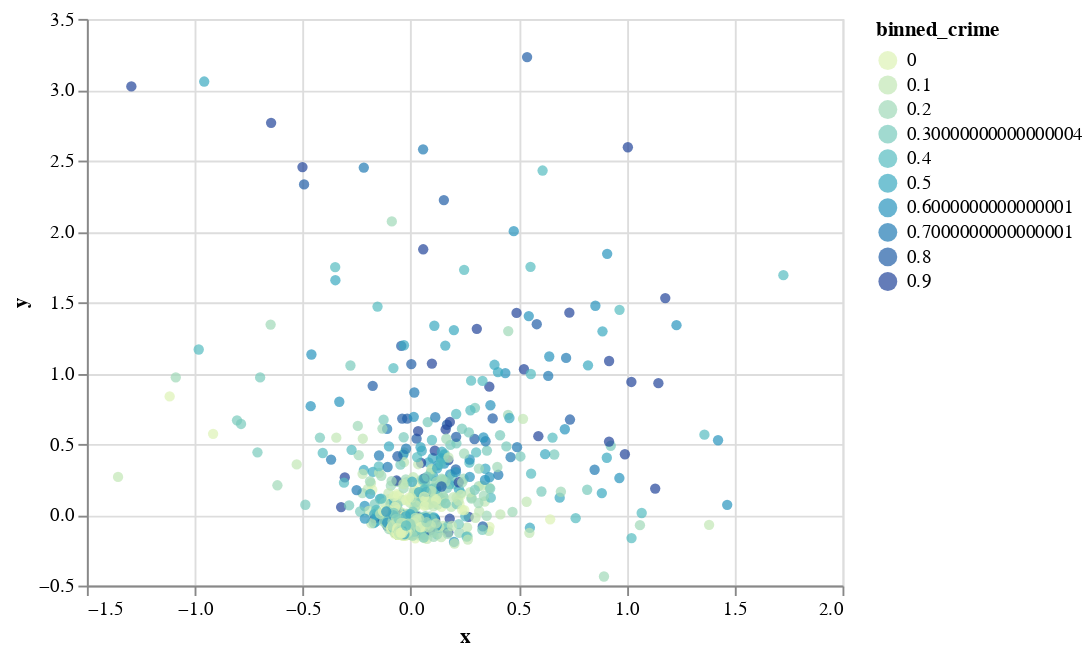

The cell this chart's notebook holds for it:
### Code cell
mds_df['crime_rate'] = processed['ViolentCrimesPerPop numeric']

alt.Chart(mds_df).mark_circle().encode(
    x='x:Q',
    y='y:Q',
    color=alt.Color('binned_crime:O', scale=alt.Scale(scheme='yellowgreenblue'))
).transform_bin(
    as_='binned_crime', 
    field='crime_rate',
)

### Figure 1 — Vega-Lite specification as saved in the notebook (floating-point values rounded to 4 significant figures; data arrays with more than 128 entries replaced by an {"elided": "..."} marker saying what was removed)
{"config": {"view": {"continuousWidth": 400, "continuousHeight": 300}}, "data": {"name": "data-1f88af7155e35e1a9907f3c29fc1810b"}, "mark": "circle", "encoding": {"color": {"type": "ordinal", "field": "binned_crime", "scale": {"scheme": "yellowgreenblue"}}, "x": {"type": "quantitative", "field": "x"}, "y": {"type": "quantitative", "field": "y"}}, "transform": [{"bin": true, "field": "crime_rate", "as": "binned_crime"}], "$schema": "https://vega.github.io/schema/vega-lite/v4.0.2.json", "datasets": {"data-1f88af7155e35e1a9907f3c29fc1810b": {"elided": "1994 records"}}}
